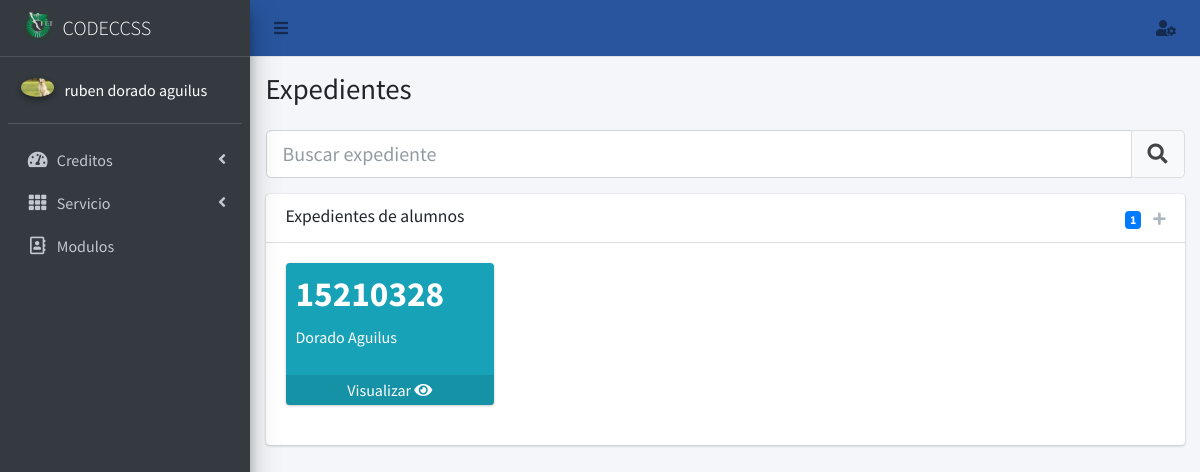
The app's page /expediente/ (signed in) with its own data.
### core/models.py (models this page shows, shortened)
class Perfil(models.Model):
    user=models.OneToOneField(User,null=True,on_delete=models.SET_NULL)
    nombre=models.CharField(max_length=56, blank=False, null=False)
    apellido_paterno=models.CharField(max_length=56, blank=False, null=False)
    apellido_materno=models.CharField(max_length=56, blank=False, null=False)
    modulo=models.ManyToManyField(Modulo, blank=True)
    email_institucional=models.CharField(max_length=126, blank=False, null=False, validators=[RegexValidator(regex=r'(^[a-zA-Z0-9_.+-]+@tectijuana.edu.mx+$)|(^[a-zA-Z0-9_.+-]+@tectijuana.tecnm.mx+$)',message="El formato del correo debe ser @tectijuana.edu.mx")])
    foto=models.ImageField(upload_to=rename_folder_photo, max_length=126, blank=True, null=True)
    estado=models.BooleanField(default=False)
    created_at = models.DateTimeField("Creado ", auto_now_add=True)
    updated_at = models.DateTimeField("Actualizado ", auto_now=True)
    class Meta:
        verbose_name="Perfil"
        verbose_name_plural="Perfiles"

class Expediente(models.Model):
    matricula=models.CharField(max_length=56, blank=False, null=False)
    nombre=models.CharField(max_length=56, blank=False, null=False)
    apellido_paterno=models.CharField(max_length=56, blank=False, null=False)
    apellido_materno=models.CharField(max_length=56, blank=False, null=False)
    perfil=models.ForeignKey(Perfil, null=True,on_delete=models.SET_NULL)
    estado=models.BooleanField(default=True)
    created_at = models.DateTimeField("Creado ", auto_now_add=True)
    updated_at = models.DateTimeField("Actualizado ", auto_now=True)
    class Meta:
        verbose_name="Expediente"
        verbose_name_plural="Expedientes"
    def __str__(self):
        return str(self.matricula)

### core/views.py (the view)
# urls.py: path('expediente/',views.expediente,name='expediente'),
@login_required(login_url='login_docente')
def expediente(request):
    expedientes=Expediente.objects.filter(perfil__user=request.user.id,estado=True).order_by("matricula")
    print(expedientes)
    contexto={
        'titulo': "Expedientes",
        'usuario': Perfil.objects.get(user=request.user.id),
        'expedientes':expedientes,
        'total_expedientes': expedientes.count()
    }
    return render(request,"docente/expediente.html",contexto)

### core/templatetags/templates.py (called while the page is built)
@register.filter(name='has_group')
def has_group(user, group_name):
       groups = user.groups.all().values_list('name', flat=True)
       return True if group_name in groups else False

@register.simple_tag
def loadsession(user):
       bandera=False
       data=Perfil.objects.get(user=user)
       if data.estado:
              bandera=True
       return bandera

### templates/docente/expediente.html (shortened to what this page needs)
{%extends 'docente/inicio.html' %}
{% load staticfiles %}
{%load templates%}
{%block content%}
    <div class="col-lg-12">
      {%if request.user|has_group:"Docente" or request.user.is_superuser%}
        <div class="form-group">
            <div class="input-group input-group-lg">
                <input id="search" autocomplete="off" class="form-control form-control-lg" placeholder="Buscar expediente">
                <div class="input-group-append">
                    <button class="btn btn-lg btn-default" style="cursor: auto; pointer-events: none;">
                        <i class="fa fa-search"></i>
                    </button>
                </div>
            </div>
        </div>
        <div class="card contenedor">
        <div class="card-header">
          <h5 class="card-title">Expedientes de alumnos</h5>
          <div class="card-tools">
            <span id="count" title="Total expedientes" class="badge badge-primary">{{total_expedientes}}</span>
            <button type="button" class="btn btn-tool agregar" title="Agregar expediente" data-toggle="modal" data-target="#modal-default">
              <i class="fas fa-plus"></i>
            </button>
          </div>
        </div>
        <div class="card-body expediente">
            <div class="row" id="contenedor-expediente">
                {%for exp in expedientes %}
                <div class="col-lg-3 col-6 data-info">
                    <div class="small-box bg-info">
                        <div class="inner">
                        <h3 name="{{exp.matricula}}">{{exp.matricula}}</h3>
                        <p>{{exp.apellido_paterno}} {{exp.apellido_materno}}</p>
                        </div>
                      <a href="{%url 'detalle_expediente' id=exp.id %}?matricula={{exp.matricula}}" class="small-box-footer">Visualizar <i class="fas fa-eye"></i></a>
                    </div>
                  </div>
                  {%endfor%}
              </div>
              </div>
        </div>
      {%else%}
      <p>No tienes permisos para poder realizar esta accion</p>
      {%endif%}
      </div>
{%endblock content%}

### templates/docente/aside.html (shortened to what this page needs)
{%load templates%}
<aside class="main-sidebar sidebar-dark-primary elevation-4">
    <a href="" class="brand-link">
        <img src="/static/img/logo_TECT.png" alt="Logo TecNM" class="brand-image" style="opacity: .8">
        <span class="brand-text font-weight-light">CODECCSS</span>
    </a>
    <div class="sidebar">
        <div class="user-panel mt-3 pb-3 mb-3 d-flex">
            <div class="image">
                {%if usuario.foto%}
                <img src="{{usuario.foto.url}}" class="img-circle elevation-2" alt="User Image"> {%else%}
                <img src="/static/img/usernone.png" class="img-circle elevation-2" alt="User Image"> {%endif%}
            </div>
            <div class="info">
                <span style="color: white;">{{usuario.nombre}} {{usuario.apellido_paterno}} {{usuario.apellido_materno}}</span>
            </div>
        </div>
        <nav class="mt-2">
            <ul class="nav nav-pills nav-sidebar flex-column" data-widget="treeview" role="menu" data-accordion="false">
                {% if request.user|has_group:"Docente" or request.user.is_superuser %}
                <li class="nav-item">
                    <a href="#" class="nav-link">
                        <i class="nav-icon fas fa-tachometer-alt"></i>
                        <p>
                            Creditos
                            <i class="right fas fa-angle-left"></i>
                        </p>
                    </a>
                </li>
                {%endif%} {% if request.user|has_group:"Servicio" or request.user.is_superuser %}
                <li class="nav-item">
                    <a href="#" class="nav-link">
                        <i class="nav-icon fas fa-th"></i>
                        <p>
                            Servicio
                            <i class="right fas fa-angle-left"></i>
                        </p>
                    </a>
                </li>
                {%endif%} {% if request.user.is_superuser %}
                <li class="nav-item">
                    <a href="{%url 'modulo'%}" class="nav-link">
                        <i class="nav-icon far fa-address-book"></i>
                        <p>
                            Modulos
                        </p>
                    </a>
                </li>
                {%endif%}
            </ul>
        </nav>
    </div>
</aside>

### templates/docente/expediente.html (style rules this page uses)
.contenedor { max-height: 400px; }
.expediente { overflow-x: auto; }

### records on screen
Perfil: foto (picture), nombre "ruben", apellido_paterno "dorado", apellido_materno "aguilus"
Expediente: matricula "15210328", apellido_paterno "Dorado", apellido_materno "Aguilus"

### other values on screen
{{ titulo }} "Expedientes"
{{ total_expedientes }} "1"
